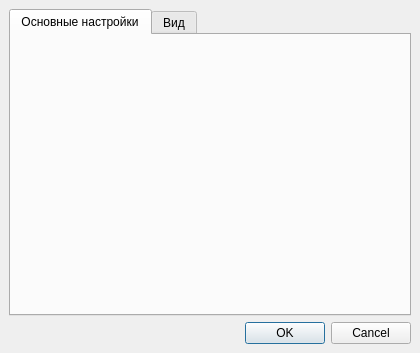
<?xml version="1.0" encoding="UTF-8"?>
<ui version="4.0">
 <class>DialogInsertImage</class>
 <widget class="QDialog" name="DialogInsertImage">
  <property name="geometry">
   <rect>
    <x>0</x>
    <y>0</y>
    <width>420</width>
    <height>353</height>
   </rect>
  </property>
  <property name="windowTitle">
   <string>Вставка рисунка</string>
  </property>
  <layout class="QVBoxLayout" name="verticalLayout">
   <property name="spacing">
    <number>6</number>
   </property>
   <property name="leftMargin">
    <number>9</number>
   </property>
   <property name="topMargin">
    <number>9</number>
   </property>
   <property name="rightMargin">
    <number>9</number>
   </property>
   <property name="bottomMargin">
    <number>9</number>
   </property>
   <item>
    <widget class="QTabWidget" name="tabWidget">
     <property name="currentIndex">
      <number>0</number>
     </property>
     <widget class="QWidget" name="tabMain">
      <attribute name="title">
       <string>Основные настройки</string>
      </attribute>
      <layout class="QVBoxLayout" name="verticalLayout_2">
       <property name="spacing">
        <number>1</number>
       </property>
       <property name="leftMargin">
        <number>1</number>
       </property>
       <property name="topMargin">
        <number>1</number>
       </property>
       <property name="rightMargin">
        <number>1</number>
       </property>
       <property name="bottomMargin">
        <number>1</number>
       </property>
       <item>
        <widget class="FrameImage" name="widgetImage" native="true"/>
       </item>
      </layout>
     </widget>
     <widget class="QWidget" name="tabAppearance">
      <attribute name="title">
       <string>Вид</string>
      </attribute>
      <layout class="QGridLayout" name="gridLayout">
       <item row="0" column="0">
        <widget class="QLabel" name="label">
         <property name="text">
          <string>Выравнивание</string>
         </property>
        </widget>
       </item>
       <item row="0" column="1">
        <widget class="QComboBox" name="comboBoxAlignment">
         <property name="editable">
          <bool>true</bool>
         </property>
         <property name="currentText">
          <string/>
         </property>
         <property name="currentIndex">
          <number>-1</number>
         </property>
         <item>
          <property name="text">
           <string>Top</string>
          </property>
         </item>
         <item>
          <property name="text">
           <string>Middle</string>
          </property>
         </item>
         <item>
          <property name="text">
           <string>Bottom</string>
          </property>
         </item>
         <item>
          <property name="text">
           <string>Text top</string>
          </property>
         </item>
         <item>
          <property name="text">
           <string>Absolute middle</string>
          </property>
         </item>
         <item>
          <property name="text">
           <string>Absolute bottom</string>
          </property>
         </item>
         <item>
          <property name="text">
           <string>Left</string>
          </property>
         </item>
         <item>
          <property name="text">
           <string>Right</string>
          </property>
         </item>
        </widget>
       </item>
       <item row="0" column="2">
        <spacer name="horizontalSpacer_6">
         <property name="orientation">
          <enum>Qt::Horizontal</enum>
         </property>
         <property name="sizeHint" stdset="0">
          <size>
           <width>13</width>
           <height>17</height>
          </size>
         </property>
        </spacer>
       </item>
       <item row="1" column="0">
        <widget class="QLabel" name="label_2">
         <property name="text">
          <string>Размер</string>
         </property>
        </widget>
       </item>
       <item row="1" column="1">
        <layout class="QHBoxLayout" name="horizontalLayout_2">
         <item>
          <widget class="QLineEdit" name="lineEditSizeWidth">
           <property name="toolTip">
            <string>Ширина рисунка</string>
           </property>
           <property name="maxLength">
            <number>5</number>
           </property>
           <property name="alignment">
            <set>Qt::AlignRight|Qt::AlignTrailing|Qt::AlignVCenter</set>
           </property>
          </widget>
         </item>
         <item>
          <widget class="QLabel" name="label_9">
           <property name="text">
            <string>px</string>
           </property>
          </widget>
         </item>
         <item>
          <widget class="QLabel" name="label_3">
           <property name="text">
            <string>X</string>
           </property>
          </widget>
         </item>
         <item>
          <widget class="QLineEdit" name="lineEditSizeHeight">
           <property name="toolTip">
            <string>Высота рисунка</string>
           </property>
           <property name="maxLength">
            <number>5</number>
           </property>
           <property name="alignment">
            <set>Qt::AlignRight|Qt::AlignTrailing|Qt::AlignVCenter</set>
           </property>
          </widget>
         </item>
         <item>
          <widget class="QLabel" name="label_10">
           <property name="text">
            <string>px</string>
           </property>
          </widget>
         </item>
        </layout>
       </item>
       <item row="2" column="0">
        <widget class="QLabel" name="label_4">
         <property name="text">
          <string>Отступы</string>
         </property>
        </widget>
       </item>
       <item row="2" column="1">
        <layout class="QHBoxLayout" name="horizontalLayout">
         <item>
          <widget class="QLineEdit" name="lineEditLeftMargin">
           <property name="toolTip">
            <string>Слева</string>
           </property>
           <property name="alignment">
            <set>Qt::AlignRight|Qt::AlignTrailing|Qt::AlignVCenter</set>
           </property>
          </widget>
         </item>
         <item>
          <widget class="QLabel" name="label_11">
           <property name="text">
            <string>px</string>
           </property>
          </widget>
         </item>
         <item>
          <widget class="QLineEdit" name="lineEditTopMargin">
           <property name="toolTip">
            <string>Сверху</string>
           </property>
           <property name="alignment">
            <set>Qt::AlignRight|Qt::AlignTrailing|Qt::AlignVCenter</set>
           </property>
          </widget>
         </item>
         <item>
          <widget class="QLabel" name="label_12">
           <property name="text">
            <string>px</string>
           </property>
          </widget>
         </item>
         <item>
          <widget class="QLineEdit" name="lineEditRightMargin">
           <property name="toolTip">
            <string>Справа</string>
           </property>
           <property name="alignment">
            <set>Qt::AlignRight|Qt::AlignTrailing|Qt::AlignVCenter</set>
           </property>
          </widget>
         </item>
         <item>
          <widget class="QLabel" name="label_13">
           <property name="text">
            <string>px</string>
           </property>
          </widget>
         </item>
         <item>
          <widget class="QLineEdit" name="lineEditBottomMargin">
           <property name="toolTip">
            <string>Снизу</string>
           </property>
           <property name="alignment">
            <set>Qt::AlignRight|Qt::AlignTrailing|Qt::AlignVCenter</set>
           </property>
          </widget>
         </item>
         <item>
          <widget class="QLabel" name="label_14">
           <property name="text">
            <string>px</string>
           </property>
          </widget>
         </item>
        </layout>
       </item>
       <item row="3" column="0">
        <widget class="QLabel" name="label_5">
         <property name="text">
          <string>Бордюр</string>
         </property>
        </widget>
       </item>
       <item row="3" column="1">
        <layout class="QHBoxLayout" name="horizontalLayout_4">
         <item>
          <layout class="QHBoxLayout" name="horizontalLayout_3">
           <item>
            <widget class="QLineEdit" name="lineEditBorder">
             <property name="alignment">
              <set>Qt::AlignRight|Qt::AlignTrailing|Qt::AlignVCenter</set>
             </property>
            </widget>
           </item>
           <item>
            <widget class="QLabel" name="label_15">
             <property name="text">
              <string>px</string>
             </property>
            </widget>
           </item>
          </layout>
         </item>
         <item>
          <spacer name="horizontalSpacer_3">
           <property name="orientation">
            <enum>Qt::Horizontal</enum>
           </property>
           <property name="sizeHint" stdset="0">
            <size>
             <width>128</width>
             <height>20</height>
            </size>
           </property>
          </spacer>
         </item>
        </layout>
       </item>
       <item row="4" column="0">
        <widget class="QLabel" name="label_6">
         <property name="text">
          <string>Class</string>
         </property>
        </widget>
       </item>
       <item row="4" column="1">
        <widget class="QComboBox" name="comboBoxClasses">
         <property name="editable">
          <bool>true</bool>
         </property>
         <property name="currentIndex">
          <number>-1</number>
         </property>
         <item>
          <property name="text">
           <string>contentImage</string>
          </property>
         </item>
         <item>
          <property name="text">
           <string>objectImage</string>
          </property>
         </item>
        </widget>
       </item>
       <item row="5" column="0">
        <widget class="QLabel" name="label_7">
         <property name="text">
          <string>Id</string>
         </property>
        </widget>
       </item>
       <item row="5" column="1">
        <layout class="QHBoxLayout" name="horizontalLayout_5">
         <item>
          <widget class="QLineEdit" name="lineEditId"/>
         </item>
         <item>
          <spacer name="horizontalSpacer_10">
           <property name="orientation">
            <enum>Qt::Horizontal</enum>
           </property>
           <property name="sizeHint" stdset="0">
            <size>
             <width>111</width>
             <height>17</height>
            </size>
           </property>
          </spacer>
         </item>
        </layout>
       </item>
       <item row="6" column="0">
        <widget class="QLabel" name="label_8">
         <property name="text">
          <string>Style</string>
         </property>
        </widget>
       </item>
       <item row="6" column="1">
        <layout class="QHBoxLayout" name="horizontalLayout_6">
         <item>
          <widget class="QLineEdit" name="lineEditStyle"/>
         </item>
         <item>
          <spacer name="horizontalSpacer_11">
           <property name="orientation">
            <enum>Qt::Horizontal</enum>
           </property>
           <property name="sizeHint" stdset="0">
            <size>
             <width>111</width>
             <height>17</height>
            </size>
           </property>
          </spacer>
         </item>
        </layout>
       </item>
       <item row="7" column="1">
        <spacer name="verticalSpacer">
         <property name="orientation">
          <enum>Qt::Vertical</enum>
         </property>
         <property name="sizeHint" stdset="0">
          <size>
           <width>20</width>
           <height>40</height>
          </size>
         </property>
        </spacer>
       </item>
      </layout>
     </widget>
    </widget>
   </item>
   <item>
    <widget class="QDialogButtonBox" name="buttonBox">
     <property name="orientation">
      <enum>Qt::Horizontal</enum>
     </property>
     <property name="standardButtons">
      <set>QDialogButtonBox::Cancel|QDialogButtonBox::Ok</set>
     </property>
    </widget>
   </item>
  </layout>
 </widget>
 <customwidgets>
  <customwidget>
   <class>FrameImage</class>
   <extends>QWidget</extends>
   <header location="global">frameimage.h</header>
   <container>1</container>
  </customwidget>
 </customwidgets>
 <resources/>
 <connections>
  <connection>
   <sender>buttonBox</sender>
   <signal>accepted()</signal>
   <receiver>DialogInsertImage</receiver>
   <slot>accept()</slot>
   <hints>
    <hint type="sourcelabel">
     <x>248</x>
     <y>254</y>
    </hint>
    <hint type="destinationlabel">
     <x>157</x>
     <y>274</y>
    </hint>
   </hints>
  </connection>
  <connection>
   <sender>buttonBox</sender>
   <signal>rejected()</signal>
   <receiver>DialogInsertImage</receiver>
   <slot>reject()</slot>
   <hints>
    <hint type="sourcelabel">
     <x>316</x>
     <y>260</y>
    </hint>
    <hint type="destinationlabel">
     <x>286</x>
     <y>274</y>
    </hint>
   </hints>
  </connection>
 </connections>
</ui>
